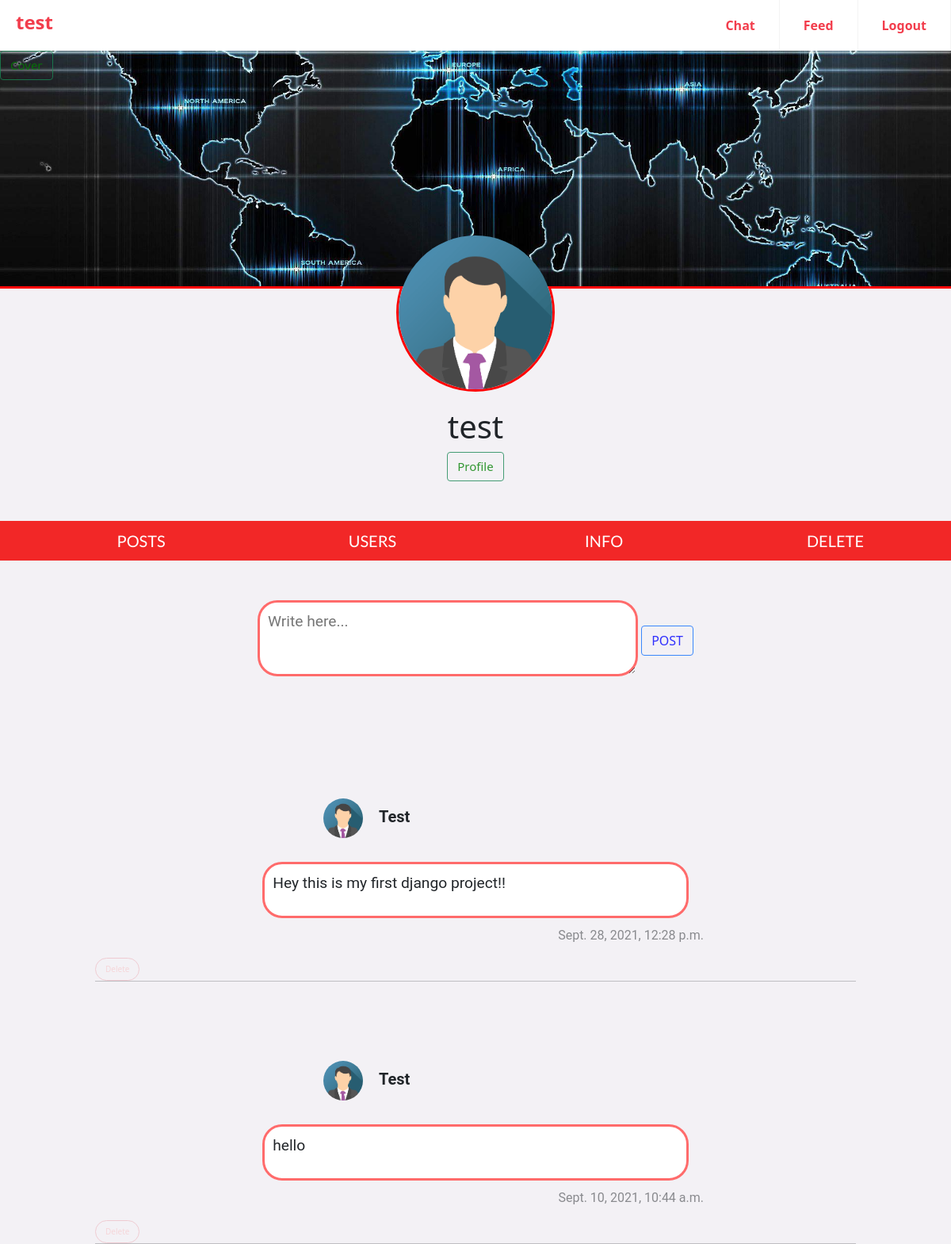
Before: /profile/test/ (signed in) with the older database file.
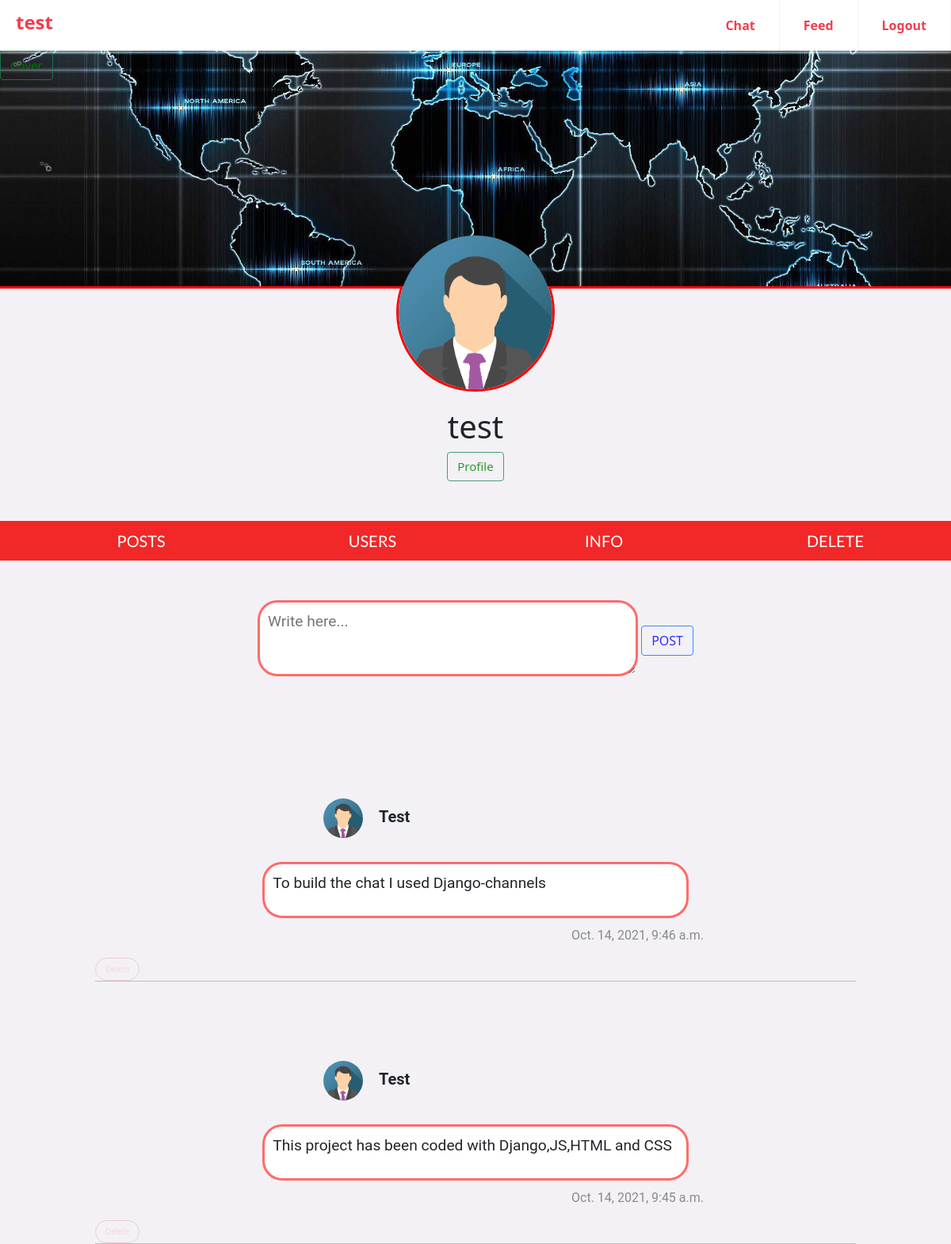
After: the same page with the newer database file.
### users/models.py (models this page shows, shortened)
class ProfileInfo(models.Model):
    user = models.OneToOneField(User,on_delete=models.CASCADE, unique=True)
    cover_image = models.ImageField(null=True, blank=True,upload_to='cover/')
    profile_image = models.ImageField(null=True, blank=True,upload_to='avatar/')
    def __str__(self):
        return self.user.username.title()

class UserPost(models.Model):
    user = models.ForeignKey(ProfileInfo, related_name="posts", on_delete=models.CASCADE)
    posts = models.TextField(max_length = 500, unique=False)
    publish = models.DateTimeField(blank=True, null=True,default=datetime.datetime.now)
    class Meta:
        ordering = ('-publish',)

### users/views.py (the view)
# urls.py: path('profile/<username>/', views.main_profile, name="Profile"),
@login_required
def main_profile(request, username):
    username =  request.user.username.title()
    user_post = ProfileInfo.objects.get(user = request.user)
    queryset = UserPost.objects.all().filter(user = user_post)
    posts = []
    for query in queryset:
        posts.append(query)
    if request.method == 'POST':
        post = request.POST.get('post')
        new_post = UserPost.objects.create(user=user_post,posts=post)
        return redirect('user:Profile',username)
    return render(request, 'users/base.html', {"username" : username, "posts" : posts, "user_post": user_post})

### users/templates/users/base.html (shortened to what this page needs)
<!DOCTYPE html>
{% load static %}
<html lang="en">
<head>
  <link rel='stylesheet' href='https://cdnjs.cloudflare.com/ajax/libs/twitter-bootstrap/5.0.2/css/bootstrap.min.css'>
  <link href="{% static 'css/users/base.css' %}" rel="stylesheet" />
</head>
<body>
          <div class="header">
          <a id="home" class="logo men-a">{{ request.user.username }}</a>
          <ul class="menu">
            <li><a class="men-a" href="{% url 'chat:base_chats' %}">Chat</a></li>
            <li><a class="men-a" href="{% url 'news:news_feed' %}">Feed</a></li>
            <li><a class="men-a" href="{% url 'user:Logout' %}">Logout</a></li>
          </ul>
            </div>
    <div class="container-top">
  <div class="cover">
    <a type="button" class="btn-cover btn btn-success" href="{% url 'user:upload_cover' %}">Cover</a>
      <img class="imgcover" src="/media/{{ user_post.cover_image }}"  onerror="this.style.display='none';"/></div>
  <div class="profile-border">
    <img class="profile" src="/media/{{ user_post.profile_image }}" onerror="this.style.display='none';"/>
    </div>
   <div class="username">
    <h1 class="username">{{ user.username }}</h1>
    <a type="button" class="btn btn-success btn-profile" href="{% url 'user:upload_profile_img' %}">Profile</a>
    </div>
</div>
<nav class="nav" id="navbar"><ul class="ul-pro">
<li class="nav-pro"><a href="{% url 'user:Profile' username=user.username %}">POSTS</a></li>
<li class="nav-pro"><a href="{% url 'user:reveals' username=user.username %}">USERS</a></li>
<li class="nav-pro"><a href="{% url 'user:info_profile' username=user.username %}">INFO<a/></li>
<li class="nav-pro"><a href="{% url 'user:delete_user' username=user.username %}">DELETE<a/></li>
</ul></nav>
{% block content %}
<div class="middle">
   <div class="chatpost">
        <form method="POST" action="{% url 'user:Profile' username=user.username %}" enctype="multipart/form-data">
          <textarea type="text" class="post" name="post" placeholder="Write here..."></textarea>
          <button class="btn btn-primary btn-post" type="submit">POST</button>
        </form>
      </div>
</div>
{% for post in posts %}
<div class="news"><div class="user-div"><h5><img class="img-post" src="/media/{{ post.user.profile_image }}">{{ post.user }}</h5></div><div class="posted">
  <p class="post-txt" name="post_id">{{ post.posts }}</p>
  </div><div class="date-pub">
  <p class="date">{{ post.publish }}</p>
  <a type="button" class="btn btn-danger delete" href="{% url 'user:delete_post' post_id=post.posts %}">Delete</a>
  </div>
  </div>
  <hr>
{% endfor %}
    {% endblock %}
</body>
</html>

### users/static/css/users/base.css (style rules this page uses)
body { margin:0; padding: 0; background-color: #F3F1F5; }
.cover { background-size: 100%; height: 300px; border-bottom: solid red; background-color: white; overflow: hidden; }
.home,.btn-cover,.btn-profile,.btn-post { opacity: 80%; transition: all .6s ease; -webkit-transition: all .6s ease; }
.btn-cover { position: absolute; font-size: 15px; background-color: transparent; color: green; }
.btn-profile { font-size: 15px; background-color: transparent; color: green; }
.container-top { margin: 0; padding-top: 64px; }
.imgcover { width: 100%; height: 300px; object-fit: cover; }
.profile-border { background-color: white; border: solid red; border-radius:50%; width: 200px; height: 200px; item-align: center; margin: -70px auto auto auto; justify-content: center; }
.profile { border-radius:50%; width: 200px; height: 200px; }
img { max-width: 100%; max-height: 100%; }
.username { text-align: center; margin-top: 20px; }
.btn-cover { justify-content: center; }
.middle { padding-top: 50px; width: 100%; height: 100%; padding-left: 0; padding-right: 0; margin: 0; }
.nav { margin-top: 50px; height: 50px; width: 100%; justify-content: center; text-align: center; background-color: #F22727; }
.ul-pro { padding-top:10px; width:100%; display:flex; justify-content:space-between; }
.nav-pro { width: 100%; display: inline; }
.nav-pro a { font-family: 'Lato', sans-serif; text-decoration: none; font-size: 20px; color: #FFFFFF; transition: all .6s ease; -webkit-transition: all .6s ease; }
.chatpost { width:auto; height:auto; margin: 0 auto; text-align: center; justify-content: center; position: relative; }
.post { background-color: white; min-height: 5em; height: auto; min-width: 25em; max-width: 25em; border-radius: 25px; border: solid #FF6B6B medium; margin: 0 auto; justify-content: center; padding: 10px; font-family: 'Roboto', sans-serif; font-size: 1.2em; }
.btn-post { background-color: transparent; color: blue; margin-bottom: 80px; right: 0; }
.news { padding-left: 10%; padding-right: 10%; }
.user-div { width: 100%; }
h5 { padding-left: 30%; font-family:'Roboto', sans-serif; font-size: 20px; font-weight: bold; }
.img-post { border-radius: 50%; height: 50px; width: 50px; overflow: hidden; margin-right: 20px; }
.date-pub { width: 100%; }
.date { position: static; padding-right: 20%; text-align: right; font-family:'Roboto', sans-serif; opacity: 50%; }
.posted { min-height: 50px; height: auto; max-width: 28em; justify-content: center; border-radius: 25px; margin: 30px auto 10px auto; font-family: 'Roboto', sans-serif; font-size: 1.2em; border: solid #FF6B6B medium; background-color: white; overflow: auto; white-space: normal; word-wrap: break-word; }
.post-txt { padding: 10px; }
.news { padding-top: 100px; }
hr { margin: 0 10% 0 10%; }
.delete { color: #FF6B6B; border-radius: 25px; background-color: transparent; opacity: 20%; font-size: 10px; }
.header { margin: 0; background-color: white; box-shadow: 1px 1px 4px 0 rgba(0,0,0,.1); position: fixed; width: 100%; z-index: 3; height: auto; }
.header a { color: #F23D4C; font-weight: 700; }
.header ul { margin: 0; padding: 0; list-style: none; overflow: hidden; background-color:transparent; }
.header li a { display: block; padding: 10px 10px; border-right: 1px solid #f4f4f4; text-decoration: none; }
.header .logo { display: block; float: left; font-size: 1.5em; padding: 10px 20px; text-decoration: none; }
.header .menu { clear: both; max-height: 0; transition: max-height .2s ease-out; }
@media screen and (min-width: 550px) { .header li { float: left; } }
@media screen and (min-width: 550px) { .header li a { padding: 20px 30px; } }
@media screen and (min-width: 550px) { .header .menu { clear: none; float: right; max-height: none; } }

Changed rows visible on the page:
removed UserPost: user.profile_image (picture), user "Test", posts "Hey this is my first django project!!", publish "Sept. 28, 2021, 12:28 p.m."
removed UserPost: user.profile_image (picture), user "Test", posts "hello", publish "Sept. 10, 2021, 10:44 a.m."
added UserPost: user.profile_image (picture), user "Test", posts "To build the chat I used Django-channels", publish "Oct. 14, 2021, 9:46 a.m."
added UserPost: user.profile_image (picture), user "Test", posts "This project has been coded with Django,JS,HTML and CSS", publish "Oct. 14, 2021, 9:45 a.m."
